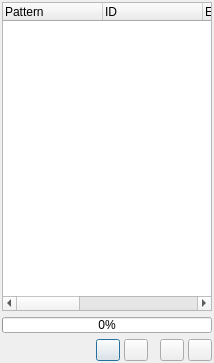
<ui version="4.0" >
 <class>AtomlistDialog</class>
 <widget class="QDialog" name="AtomlistDialog" >
  <property name="geometry" >
   <rect>
    <x>0</x>
    <y>0</y>
    <width>214</width>
    <height>363</height>
   </rect>
  </property>
  <property name="windowTitle" >
   <string>Atom List</string>
  </property>
  <property name="windowIcon" >
   <iconset resource="icons.qrc" >:/stackicons/icons/stack_atomlist.svg</iconset>
  </property>
  <layout class="QHBoxLayout" >
   <property name="margin" >
    <number>2</number>
   </property>
   <property name="spacing" >
    <number>4</number>
   </property>
   <item>
    <layout class="QVBoxLayout" >
     <property name="margin" >
      <number>0</number>
     </property>
     <property name="spacing" >
      <number>6</number>
     </property>
     <item>
      <widget class="TTreeWidget" name="AtomTree" >
       <property name="sizePolicy" >
        <sizepolicy>
         <hsizetype>7</hsizetype>
         <vsizetype>7</vsizetype>
         <horstretch>0</horstretch>
         <verstretch>0</verstretch>
        </sizepolicy>
       </property>
       <property name="selectionMode" >
        <enum>QAbstractItemView::MultiSelection</enum>
       </property>
       <column>
        <property name="text" >
         <string>Pattern</string>
        </property>
       </column>
       <column>
        <property name="text" >
         <string>ID</string>
        </property>
       </column>
       <column>
        <property name="text" >
         <string>E</string>
        </property>
       </column>
       <column>
        <property name="text" >
         <string>X</string>
        </property>
       </column>
       <column>
        <property name="text" >
         <string>Y</string>
        </property>
       </column>
       <column>
        <property name="text" >
         <string>Z</string>
        </property>
       </column>
      </widget>
     </item>
     <item>
      <widget class="QProgressBar" name="RefreshProgressBar" >
       <property name="maximumSize" >
        <size>
         <width>16777215</width>
         <height>16</height>
        </size>
       </property>
       <property name="value" >
        <number>0</number>
       </property>
       <property name="orientation" >
        <enum>Qt::Horizontal</enum>
       </property>
      </widget>
     </item>
     <item>
      <layout class="QHBoxLayout" >
       <property name="margin" >
        <number>0</number>
       </property>
       <property name="spacing" >
        <number>4</number>
       </property>
       <item>
        <spacer>
         <property name="orientation" >
          <enum>Qt::Horizontal</enum>
         </property>
         <property name="sizeHint" >
          <size>
           <width>40</width>
           <height>20</height>
          </size>
         </property>
        </spacer>
       </item>
       <item>
        <widget class="QPushButton" name="ShiftUpButton" >
         <property name="maximumSize" >
          <size>
           <width>24</width>
           <height>24</height>
          </size>
         </property>
         <property name="toolTip" >
          <string>Move selected atoms up one place in list</string>
         </property>
         <property name="text" >
          <string/>
         </property>
         <property name="icon" >
          <iconset resource="icons.qrc" >:/arrows/icons/arrow_up.svg</iconset>
         </property>
         <property name="iconSize" >
          <size>
           <width>20</width>
           <height>20</height>
          </size>
         </property>
        </widget>
       </item>
       <item>
        <widget class="QPushButton" name="ShiftDownButton" >
         <property name="maximumSize" >
          <size>
           <width>24</width>
           <height>24</height>
          </size>
         </property>
         <property name="toolTip" >
          <string>Move selected atoms down one place in list</string>
         </property>
         <property name="text" >
          <string/>
         </property>
         <property name="icon" >
          <iconset resource="icons.qrc" >:/arrows/icons/arrow_down.svg</iconset>
         </property>
         <property name="iconSize" >
          <size>
           <width>20</width>
           <height>20</height>
          </size>
         </property>
        </widget>
       </item>
       <item>
        <spacer>
         <property name="orientation" >
          <enum>Qt::Horizontal</enum>
         </property>
         <property name="sizeType" >
          <enum>QSizePolicy::Fixed</enum>
         </property>
         <property name="sizeHint" >
          <size>
           <width>8</width>
           <height>20</height>
          </size>
         </property>
        </spacer>
       </item>
       <item>
        <widget class="QPushButton" name="MoveToStartButton" >
         <property name="maximumSize" >
          <size>
           <width>24</width>
           <height>24</height>
          </size>
         </property>
         <property name="toolTip" >
          <string>Move selected atoms to start of list</string>
         </property>
         <property name="text" >
          <string/>
         </property>
         <property name="icon" >
          <iconset resource="icons.qrc" >:/arrows/icons/arrow_upline.svg</iconset>
         </property>
         <property name="iconSize" >
          <size>
           <width>20</width>
           <height>20</height>
          </size>
         </property>
        </widget>
       </item>
       <item>
        <widget class="QPushButton" name="MoveToEndButton" >
         <property name="maximumSize" >
          <size>
           <width>24</width>
           <height>24</height>
          </size>
         </property>
         <property name="toolTip" >
          <string>Move selected atoms to end of list</string>
         </property>
         <property name="text" >
          <string/>
         </property>
         <property name="icon" >
          <iconset resource="icons.qrc" >:/arrows/icons/arrow_downline.svg</iconset>
         </property>
         <property name="iconSize" >
          <size>
           <width>20</width>
           <height>20</height>
          </size>
         </property>
        </widget>
       </item>
      </layout>
     </item>
    </layout>
   </item>
  </layout>
 </widget>
 <customwidgets>
  <customwidget>
   <class>TTreeWidget</class>
   <extends>QTreeWidget</extends>
   <header>ttreewidget.uih</header>
  </customwidget>
 </customwidgets>
 <resources>
  <include location="icons.qrc" />
 </resources>
 <connections/>
</ui>
